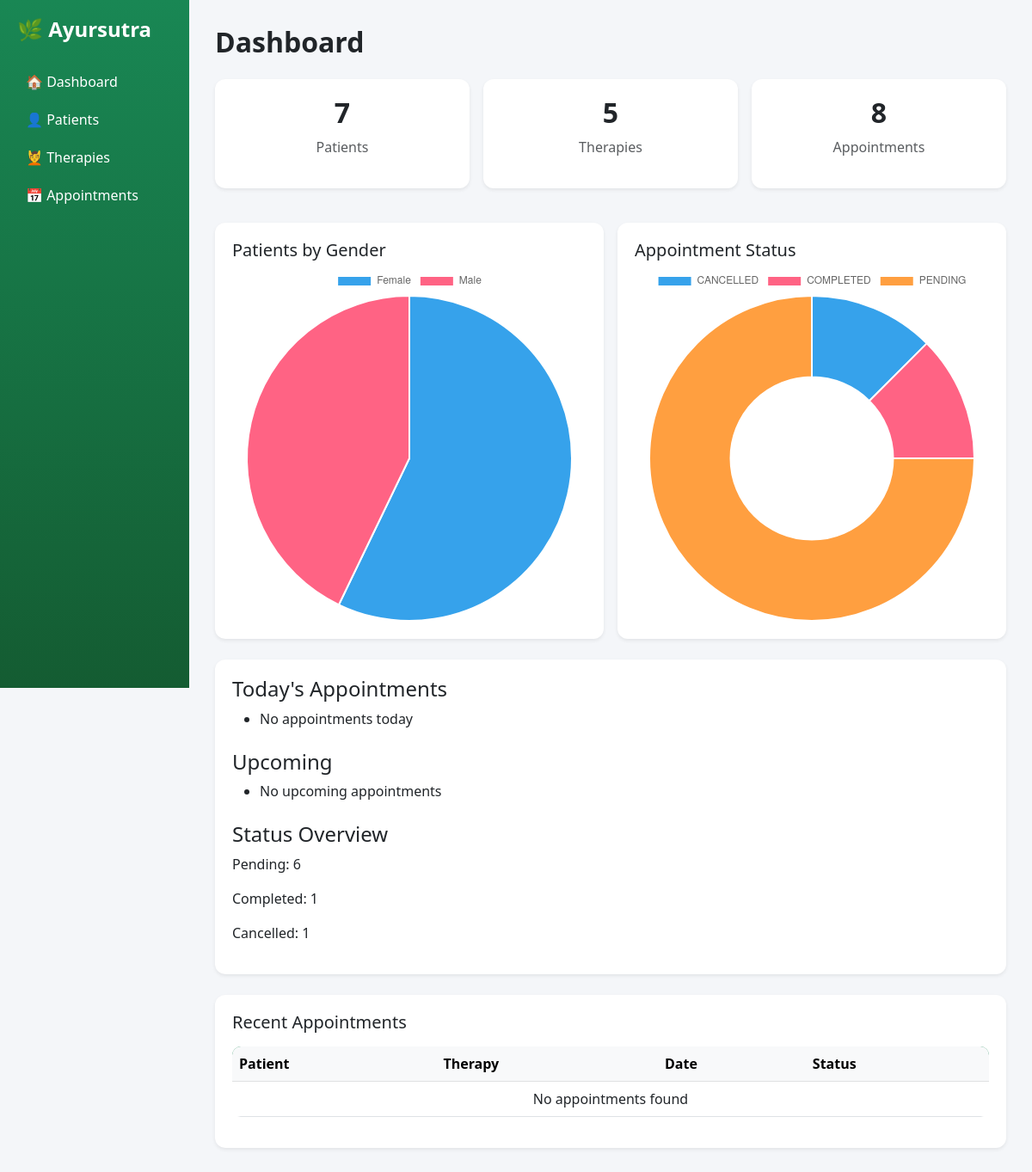
Page /dashboard/ (signed in) on the earlier database version.
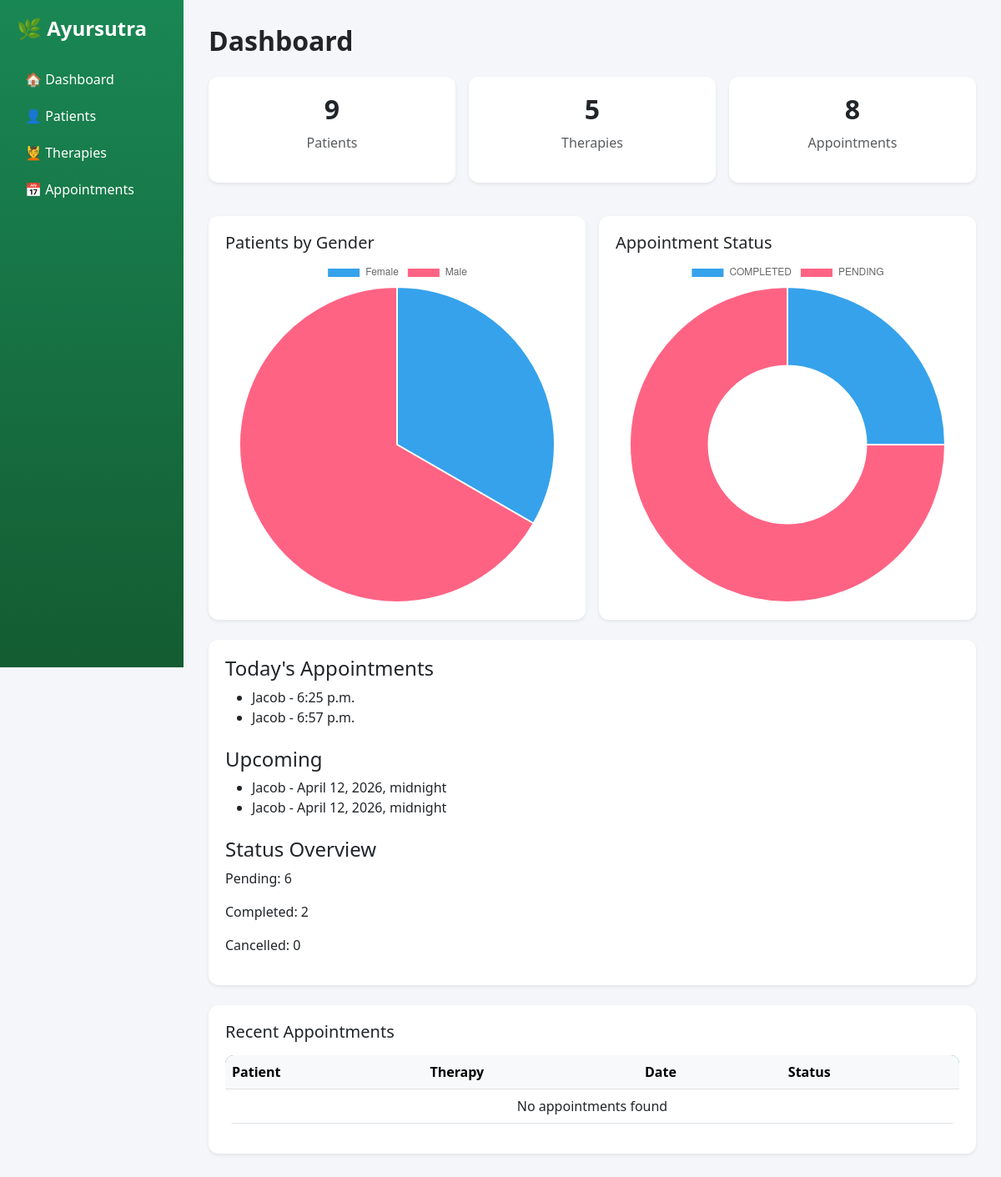
Same page on the later database version.
### therapies/models.py (models this page shows, shortened)
class Appointment(models.Model):
    STATUS_CHOICES = [
        ('PENDING', 'Pending'),
        ('COMPLETED', 'Completed'),
        ('CANCELLED', 'Cancelled'),
    ]
    patient = models.ForeignKey(Patient, on_delete=models.CASCADE, related_name="therapy_appointments")
    therapy = models.ForeignKey(Therapy, on_delete=models.CASCADE)
    date = models.DateTimeField()
    time = models.TimeField()
    status = models.CharField(
        max_length=10,
        choices=STATUS_CHOICES,
        default='PENDING'
    )
    doctor_notes = models.TextField(blank=True, null=True)

### patients/models.py (models this page shows, shortened)
class Patient(models.Model):
    GENDER_CHOICES = [
        ('Male', 'Male'),
        ('Female', 'Female'),
        ('Prefer not to say', 'Prefer not to say'),
    ]
    name = models.CharField(max_length=100)
    age = models.IntegerField()
    gender = models.CharField(max_length=25, choices=GENDER_CHOICES)
    phone = models.CharField(max_length=10, validators=[phone_validator])
    user = models.OneToOneField(User, on_delete=models.CASCADE, related_name='patient')
    name = models.CharField(max_length=100)
    phone = models.CharField(max_length=15)
    email = models.EmailField(blank=True, null=True)
    def __str__(self):
        return self.name

### patients/views.py (the view)
# urls.py: path('dashboard/', views.dashboard, name='dashboard'),
def dashboard(request):
    if request.path.startswith('/admin'):
        return redirect('/dashboard/')
    if request.user.is_staff or request.user.is_superuser:
        total_patients = Patient.objects.count()
        total_therapies = Therapy.objects.count()
        total_appointments = Appointment.objects.count()
        gender_data = Patient.objects.values('gender').annotate(count=Count('gender'))
        gender_labels = [g['gender'] for g in gender_data]
        gender_counts = [g['count'] for g in gender_data]
        status_data = Appointment.objects.values('status').annotate(count=Count('status'))
        status_labels = [s['status'] for s in status_data]
        status_counts = [s['count'] for s in status_data]
        today = date.today()
        context = {
            'total_patients': total_patients,
            'total_therapies': total_therapies,
            'total_appointments': total_appointments,
            'today_appointments': Appointment.objects.filter(date=today),
            'upcoming_appointments': Appointment.objects.filter(date__gte=today)[:5],
            'gender_labels': gender_labels,
            'gender_counts': gender_counts,
            'status_labels': status_labels,
            'status_counts': status_counts,
            'pending_count': Appointment.objects.filter(status='PENDING').count(),
            'completed_count': Appointment.objects.filter(status='COMPLETED').count(),
            'cancelled_count': Appointment.objects.filter(status='CANCELLED').count(),
        }
        return render(request, 'patients/dashboard.html', context)
    elif hasattr(request.user, 'patient'):
        return redirect('patient_dashboard')
    else:
        return redirect('patient_login')

### patients/templates/patients/dashboard.html (shortened to what this page needs)
{% extends 'base.html' %}
{% block content %}
<h2 class="mb-4">Dashboard</h2>
<div class="row g-3">
    <div class="col-md-4">
        <div class="card text-center shadow-sm">
            <div class="card-body">
                <h2>{{ total_patients }}</h2>
                <p class="text-muted">Patients</p>
            </div>
        </div>
    </div>
    <div class="col-md-4">
        <div class="card text-center shadow-sm">
            <div class="card-body">
                <h2>{{ total_therapies }}</h2>
                <p class="text-muted">Therapies</p>
            </div>
        </div>
    </div>
    <div class="col-md-4">
        <div class="card text-center shadow-sm">
            <div class="card-body">
                <h2>{{ total_appointments }}</h2>
                <p class="text-muted">Appointments</p>
            </div>
        </div>
    </div>
</div>
<div class="row mt-4 g-3">
    <div class="col-md-6">
        <div class="card shadow-sm">
            <div class="card-body">
                <h5>Patients by Gender</h5>
                <canvas id="genderChart"></canvas>
            </div>
        </div>
    </div>
    <div class="col-md-6">
        <div class="card shadow-sm">
            <div class="card-body">
                <h5>Appointment Status</h5>
                <canvas id="statusChart"></canvas>
            </div>
        </div>
    </div>
</div>
<div class="card mt-4 shadow-sm">
    <div class="card-body">
        <h4>Today's Appointments</h4>
        <ul>
            {% for appt in today_appointments %}
                <li>{{ appt.patient }} - {{ appt.time }}</li>
            {% empty %}
                <li>No appointments today</li>
            {% endfor %}
        </ul>
        <h4 class="mt-4">Upcoming</h4>
        <ul>
            {% for appt in upcoming_appointments %}
                <li>{{ appt.patient }} - {{ appt.date }}</li>
            {% empty %}
                <li>No upcoming appointments</li>
            {% endfor %}
        </ul>
        <h4 class="mt-4">Status Overview</h4>
        <p>Pending: {{ pending_count }}</p>
        <p>Completed: {{ completed_count }}</p>
        <p>Cancelled: {{ cancelled_count }}</p>
    </div>
</div>
<div class="card mt-4 shadow-sm">
    <div class="card-body">
        <h5>Recent Appointments</h5>
        <table class="table table-hover mt-3">
            <thead class="table-light">
                <tr>
                    <th>Patient</th>
                    <th>Therapy</th>
                    <th>Date</th>
                    <th>Status</th>
                </tr>
            </thead>
            <tbody>
                {% for appt in appointments %}
                <tr>
                    <td>{{ appt.patient }}</td>
                    <td>{{ appt.therapy }}</td>
                    <td>{{ appt.date }}</td>
                    <td>
                        {% if appt.status == "PENDING" %}
                            <span class="badge bg-warning text-dark">Pending</span>
                        {% elif appt.status == "COMPLETED" %}
                            <span class="badge bg-success">Completed</span>
                        {% else %}
                            <span class="badge bg-danger">Cancelled</span>
                        {% endif %}
                    </td>
                </tr>
                {% empty %}
                <tr>
                    <td colspan="4" class="text-center">No appointments found</td>
                </tr>
                {% endfor %}
            </tbody>
        </table>
    </div>
</div>
<script>
    new Chart(document.getElementById('genderChart'), {
        type: 'pie',
        data: {
            labels: {{ gender_labels|safe }},
            datasets: [{
                data: {{ gender_counts|safe }},
            }]
        }
    });
    new Chart(document.getElementById('statusChart'), {
        type: 'doughnut',
        data: {
            labels: {{ status_labels|safe }},
            datasets: [{
                data: {{ status_counts|safe }},
            }]
        }
    });
</script>
{% endblock %}

Differences in the rows shown:
added Appointment: patient "Jacob", time "6:25 p.m.", date "April 12, 2026, midnight"
added Appointment: patient "Jacob", time "6:57 p.m.", date "April 12, 2026, midnight"
Other differences:
{{ total_patients }}: "7" → "9"
chart data {{ gender_counts|safe }}: [4, 3] → [3, 6]
chart data {{ status_labels|safe }}: ['CANCELLED', 'COMPLETED', 'PENDING'] → ['COMPLETED', 'PENDING']
chart data {{ status_counts|safe }}: [1, 1, 6] → [2, 6]
{{ completed_count }}: "1" → "2"
{{ cancelled_count }}: "1" → "0"
text no longer shown: "No appointments today No upcoming appointments"
